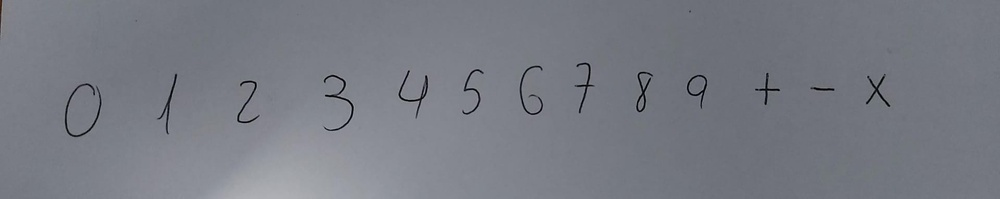
#> input picture images/test10.jpeg, 1000 x 199 px, shrunk from 1920 x 382 before the run, found by its file name
$ jupyter execute PresentationPrep.ipynb   (older library calls are emulated)
#> lines starting #> are read from the running program, lines starting #| are printed output that depends on the picture; after the words box and inside, x2 and y2 are one past the last pixel; in counts of white or black regions, pixels touching at a corner belong together
[cell 1]
import numpy as np
import cv2
from scipy import signal
import matplotlib.pyplot as plt
import matplotlib
import scipy.stats as stats
from ipywidgets import interact, fixed, widgets
matplotlib.rcParams['figure.figsize'] = (15.0, 10.0)
images_path = '../images/'

## Testing Image

[cell 2]
image = cv2.imread(images_path + "test10.jpeg",-1)
#> image is the input picture: shape (199, 1000, 3); mean B, G, R 131.7, 123, 119.9
image_color = cv2.cvtColor(image,cv2.COLOR_BGR2RGB)
image_grey = cv2.cvtColor(image,cv2.COLOR_BGR2GRAY)

plt.subplot(2,1,1)
plt.title("Original")
plt.imshow(image_color)

plt.subplot(2,1,2)
plt.title("Original Grayscale")
plt.imshow(image_grey,cmap='grey')
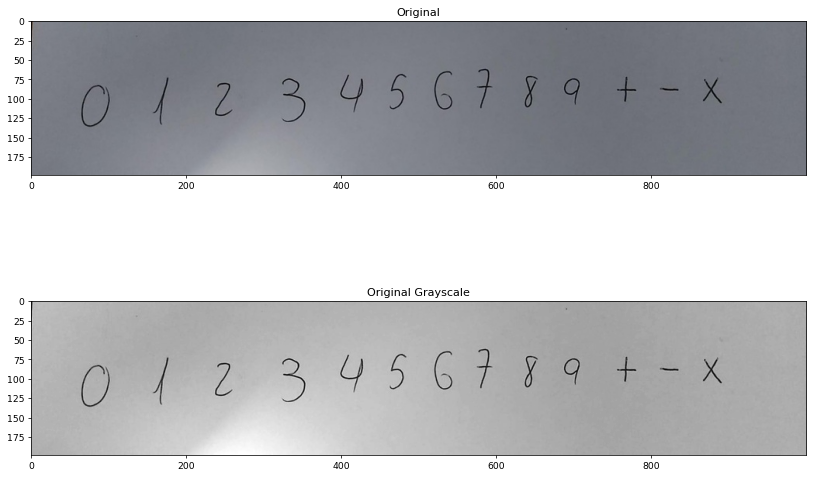
#> figure drawn by matplotlib, 2 panels

## AUX METHODS

[cell 3]
def gaussian_bell1D(x, sigma):
    base = 1 / (sigma * np.sqrt(2 * np.pi))
    exp = np.exp(-(x * x) / (2 * (sigma * sigma)))

    return base * exp


def gaussian_filter(image, w_kernel, sigma):
    # Create kernel using associative property
    s = sigma
    w = w_kernel
    kernel_1D = np.float32([gaussian_bell1D(z, s) for z in range(-w, w + 1)])  # Evaluate the gaussian in "expression"
    vertical_kernel = kernel_1D.reshape(2 * w + 1, 1)  # Reshape it as a matrix with just one column
    horizontal_kernel = kernel_1D.reshape(1, 2 * w + 1)  # Reshape it as a matrix with just one row
    kernel = signal.convolve2d(vertical_kernel, horizontal_kernel)  # Get the 2D kernel

    # Convolve image and kernel
    smoothed_img = cv2.filter2D(image, cv2.CV_8U, kernel)
    return smoothed_img

[cell 4]
def binarize_kmeans(image, it):
    # Set random seed for centroids
    cv2.setRNGSeed(124)

    # Flatten image
    flattened_img = image.reshape((-1, 1))
    flattened_img = np.float32(flattened_img)

    # Set epsilon
    epsilon = 0.2

    # Establish stopping criteria (either `it` iterations or moving less than `epsilon`)
    criteria = (cv2.TERM_CRITERIA_EPS + cv2.TERM_CRITERIA_MAX_ITER, it, epsilon)

    # Set K parameter (2 for thresholding)
    K = 2

    # Call kmeans using random initial position for centroids
    _, label, center = cv2.kmeans(flattened_img, K, None, criteria, it, cv2.KMEANS_RANDOM_CENTERS)

    # Colour resultant labels
    center = np.uint8(center)  # Get center coordinates as unsigned integers
    center[0] = 0
    center[1] = 255
    flattened_img = center[label.flatten()]  # Get the color (center) assigned to each pixel

    # Reshape vector image to original shape
    binarized = flattened_img.reshape(image.shape)

    return binarized

[cell 5]
def binarize_em(image,it):
    cv2.setRNGSeed(5)
    # Define parameters
    n_clusters = 2
    covariance_type = 0  # 0: covariance matrix spherical. 1: covariance matrix diagonal. 2: covariance matrix generic
    epsilon = 0.2
    # Create EM empty object
    em = cv2.ml.EM_create()
    # Set parameters
    criteria = (cv2.TERM_CRITERIA_EPS + cv2.TERM_CRITERIA_MAX_ITER, it, epsilon)
    em.setClustersNumber(n_clusters)
    em.setCovarianceMatrixType(covariance_type)
    em.setTermCriteria(criteria)
    # Flatten image
    flattened_img = image.reshape((-1, 1))
    flattened_img = np.float32(flattened_img)
    # Apply EM
    _, _, labels, _ = em.trainEM(flattened_img)
    # Reshape labels to image size (binarization)
    binarized = labels.reshape((image.shape))
    return binarized

## GAUSSIAN FILTERING & CLAHE

[cell 6]
smoothed_image = gaussian_filter(image_grey,4,1)

clahe = cv2.createCLAHE(clipLimit=2, tileGridSize=(48, 48))
enhanced_smoothed = clahe.apply(smoothed_image)
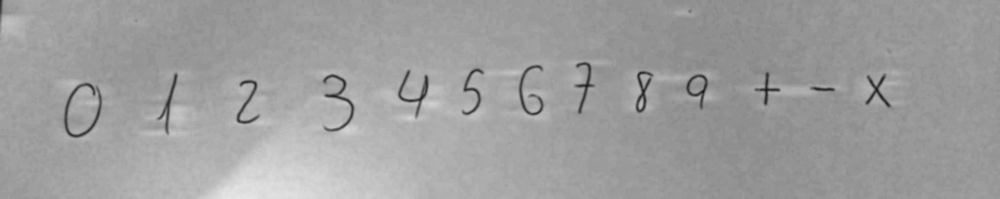
#> enhanced_smoothed: shape (199, 1000); min 25, max 232, mean 158.2

plt.subplot(2,1,1)
plt.title("Smoothed")
plt.imshow(smoothed_image,cmap='grey')

plt.subplot(2,1,2)
plt.title("CLAHE")
plt.imshow(enhanced_smoothed,cmap='grey')

plt.show()
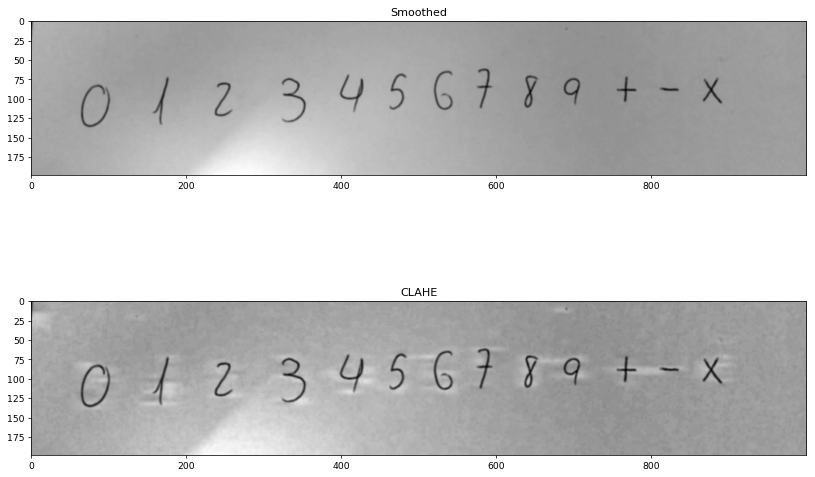
#> figure drawn by matplotlib, 2 panels

## KMEANS AND EM

[cell 7]
kmeans_image = binarize_kmeans(smoothed_image,5)
#> in binarize_kmeans, `_, label, center = cv2.kmeans(flattened_img, K, None, criteria, it, cv..`: center = [145.7, 119.9]
#> in binarize_kmeans, `center = np.uint8(center)`: center = [145, 119]
#> in binarize_kmeans, `binarized = flattened_img.reshape(image.shape)`:
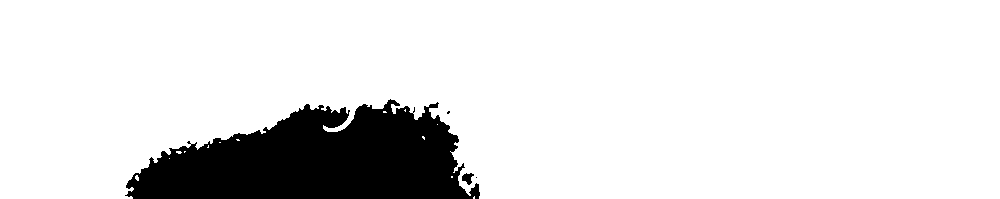
#> binarized: shape (199, 1000); 88.1% white; 4 black regions (2 under 20 px), largest, box (x1, y1, x2, y2) and area: (125, 99, 480, 199) 23557, (462, 173, 474, 185) 87
em_image = binarize_em(smoothed_image,5)
#> in binarize_em, `binarized = labels.reshape((image.shape))`:
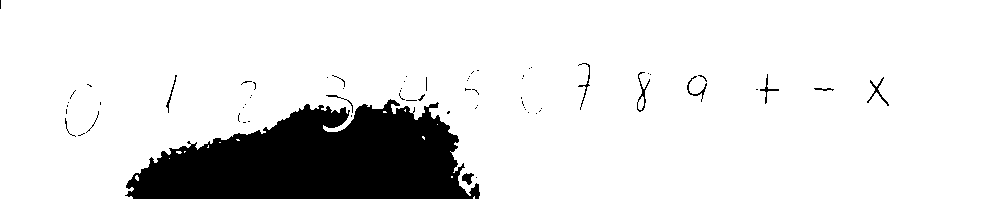
#> binarized: shape (199, 1000) int32; values 0 (black) and 1 (white), 87.7% white; 68 black regions (55 under 20 px), largest, box (x1, y1, x2, y2) and area: (125, 99, 480, 199) 23557, (637, 72, 650, 112) 117, (867, 77, 889, 106) 113

plt.subplot(2,1,1)
plt.title("K-Means")
plt.imshow(kmeans_image,cmap='grey')

plt.subplot(2,1,2)
plt.title("Expectation Maximization (EM)")
plt.imshow(em_image,cmap='grey')

plt.show()

$ run again, with images/test11.jpeg copied over images/test10.jpeg
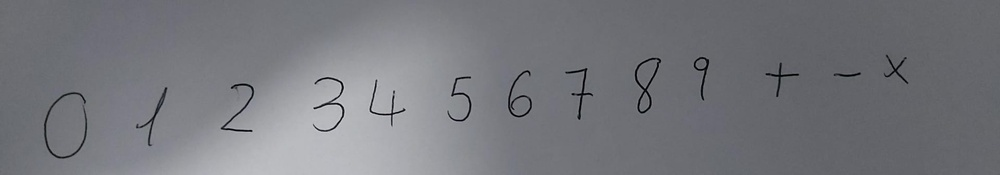
#> input picture images/test11.jpeg, 1000 x 175 px, shrunk from 1920 x 336 before the run, found by its file name
#> image is the input picture: shape (175, 1000, 3); mean B, G, R 124.5, 119.3, 118.3
#> `plt.show()`:
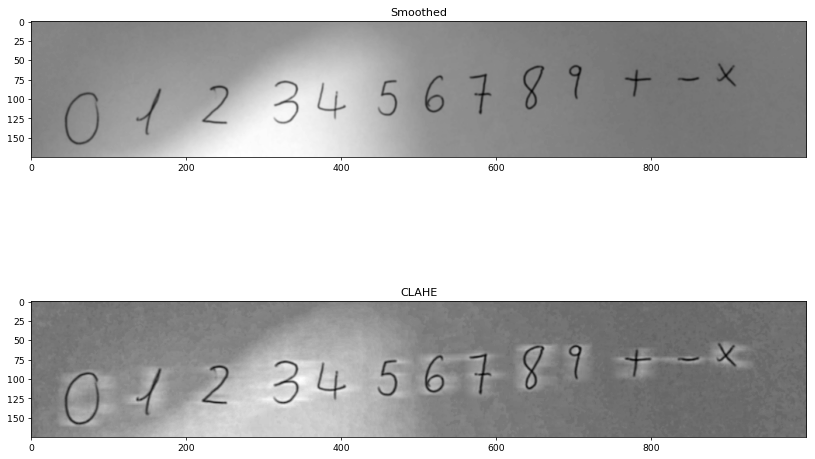
#> figure drawn by matplotlib, 2 panels
#> in binarize_kmeans, `_, label, center = cv2.kmeans(flattened_img, K, None, criteria, it, cv..`: center = [163.9, 110.3]
#> in binarize_kmeans, `center = np.uint8(center)`: center = [163, 110]
#> in binarize_kmeans, `binarized = flattened_img.reshape(image.shape)`:
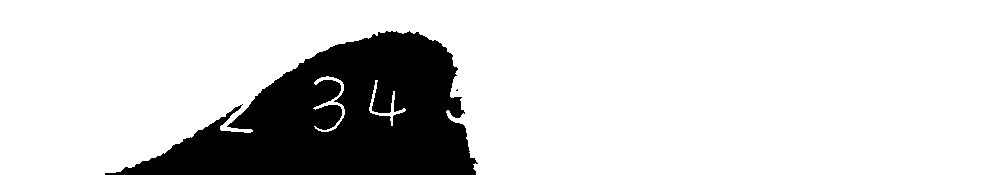
#> binarized: shape (175, 1000); 82.9% white; 2 black regions (1 under 20 px), largest, box (x1, y1, x2, y2) and area: (105, 31, 478, 175) 29854

$ run again, with images/test12.jpeg copied over images/test10.jpeg
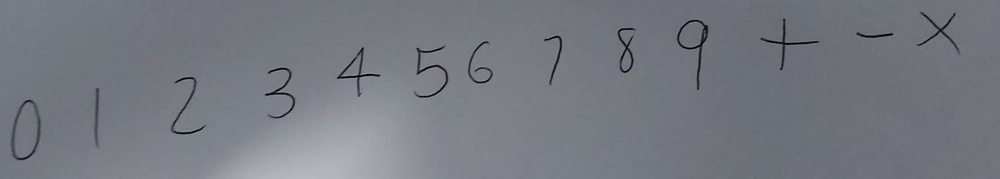
#> input picture images/test12.jpeg, 1000 x 179 px, shrunk from 1763 x 316 before the run, found by its file name
#> image is the input picture: shape (179, 1000, 3); mean B, G, R 127.9, 121, 117.6
#> in binarize_kmeans, `_, label, center = cv2.kmeans(flattened_img, K, None, criteria, it, cv..`: center = [156.4, 118]
#> in binarize_kmeans, `center = np.uint8(center)`: center = [156, 117]
#> in binarize_kmeans, `binarized = flattened_img.reshape(image.shape)`:
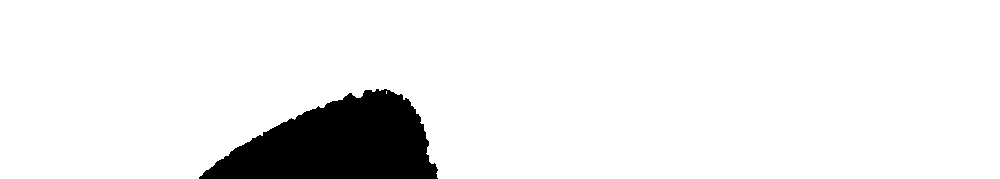
#> binarized: shape (179, 1000); 92.3% white; 1 black region, box (x1, y1, x2, y2) and area: (199, 89, 438, 179) 13749
#> in binarize_em, `binarized = labels.reshape((image.shape))`:
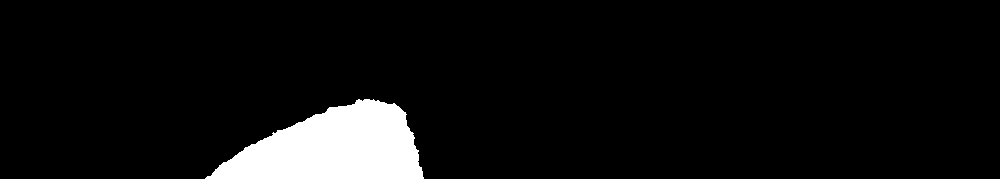
#> binarized: shape (179, 1000) int32; values 0 (black) and 1 (white), 6.3% white; 1 white region, box (x1, y1, x2, y2) and area: (205, 99, 424, 179) 11315

$ run again, with images/test13.jpeg copied over images/test10.jpeg
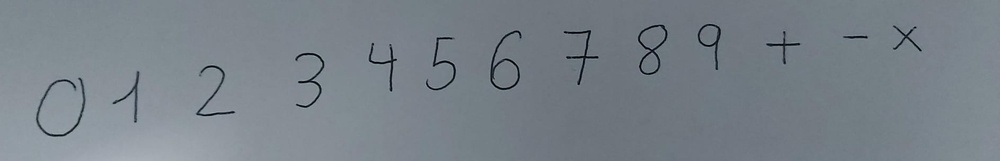
#> input picture images/test13.jpeg, 1000 x 161 px, shrunk from 1887 x 304 before the run, found by its file name
#> image is the input picture: shape (161, 1000, 3); mean B, G, R 137.4, 129.5, 120.9
#> `plt.show()`:
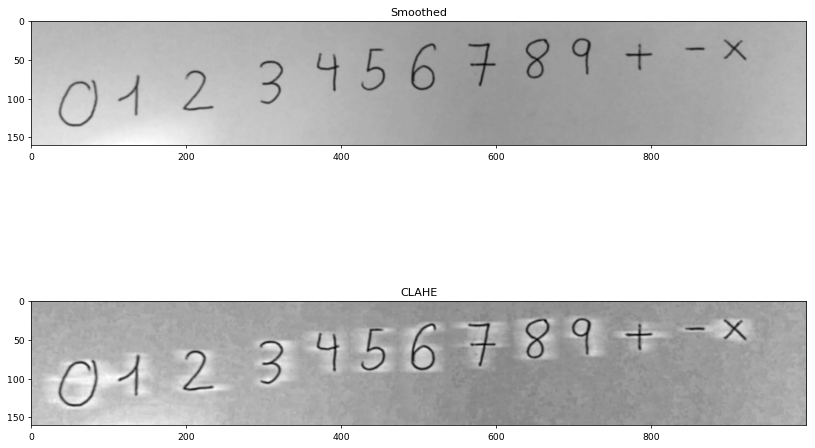
#> figure drawn by matplotlib, 2 panels
#> in binarize_kmeans, `_, label, center = cv2.kmeans(flattened_img, K, None, criteria, it, cv..`: center = [145.6, 122.7]
#> in binarize_kmeans, `center = np.uint8(center)`: center = [145, 122]
#> in binarize_em, `binarized = labels.reshape((image.shape))`:
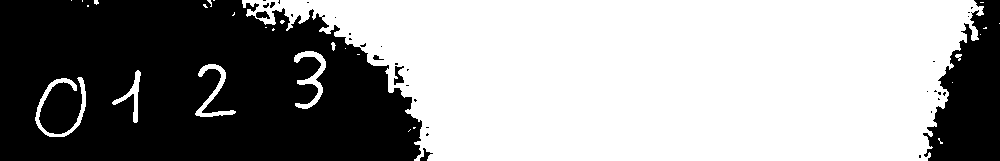
#> binarized: shape (161, 1000) int32; values 0 (black) and 1 (white), 59% white; 34 black regions (27 under 20 px), largest, box (x1, y1, x2, y2) and area: (0, 0, 422, 161) 57528, (923, 0, 1000, 161) 8081, (394, 66, 404, 85) 106
